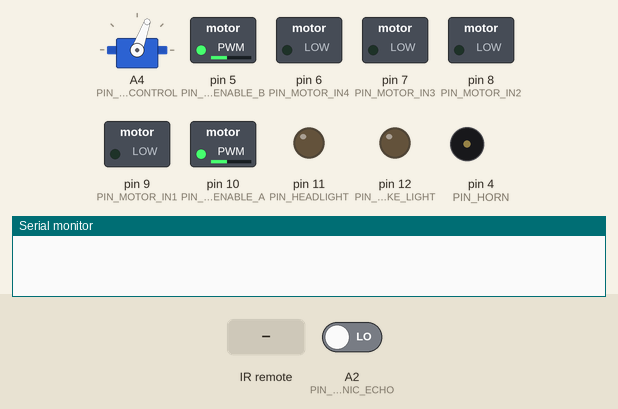
Recording of a sketch running on a simulated Arduino Uno, built with avr-gcc and run on an emulated ATmega328P. On the bench: servo, switched loads named in the sketch (green lamp = pin HIGH), output pins drawn as LEDs (lit = HIGH), buzzer (waves = sounding, pin HIGH), the last lines printed to the serial monitor. Wiring (inferred from the names in the program): servo: signal A4. Inputs (shaded band) come from the test bench; at power-on: A2 (PIN_ULTRASONIC_ECHO) LOW. Servo pulses on a pin are drawn as a servo (544–2400 µs = 0–180°); pins used as bus, display or sensor lines are not drawn.

Above: at 5.7 s.
5.8 s: infrared code 0xFF38C7 received
At 6.3 s:
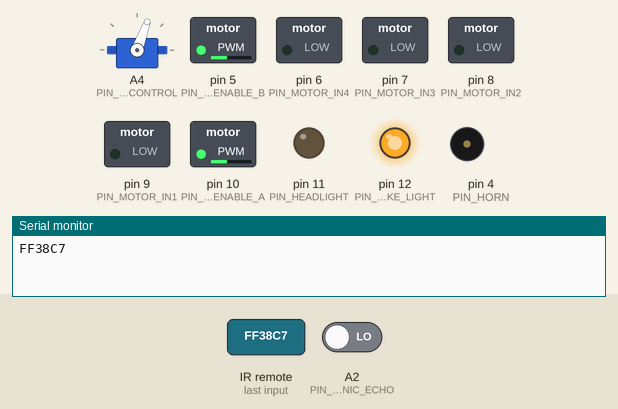
7.4 s: infrared code 0xFF18E7 received
At 8.7 s:
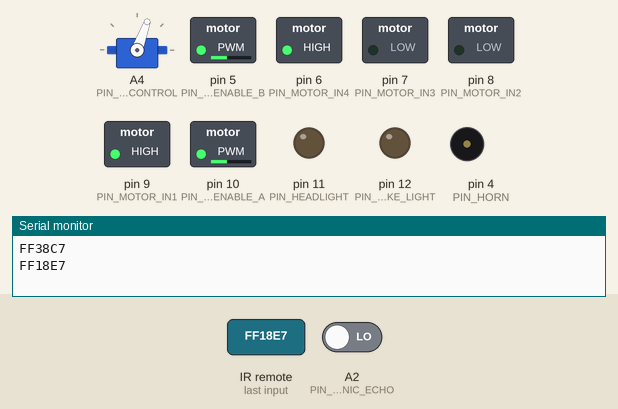
9.0 s: infrared code 0xFF4AB5 received
At 10.2 s:
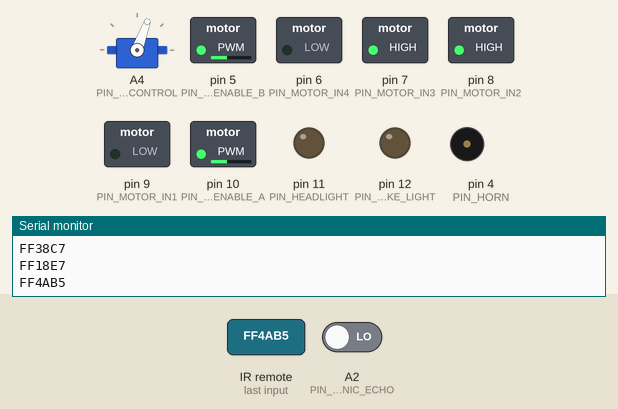
10.6 s: infrared code 0xFF10EF received
At 11.3 s:
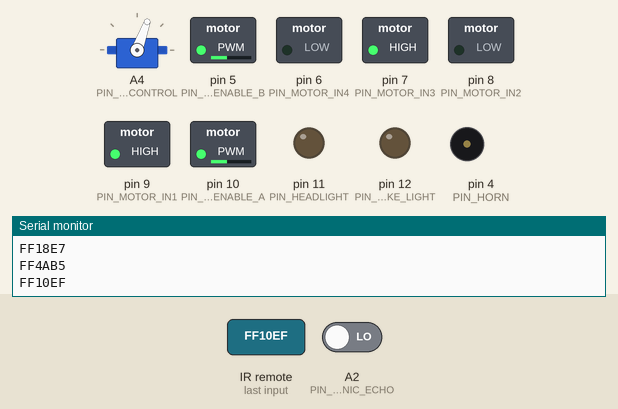
12.2 s: infrared code 0xFF5AA5 received
At 13.5 s:
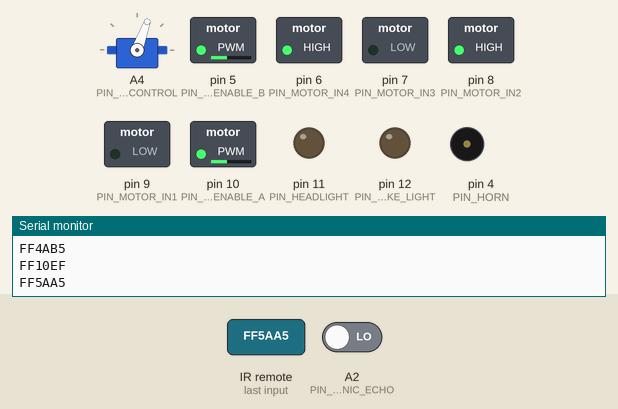
13.8 s: infrared code 0xFFE21D received
At 16.5 s:
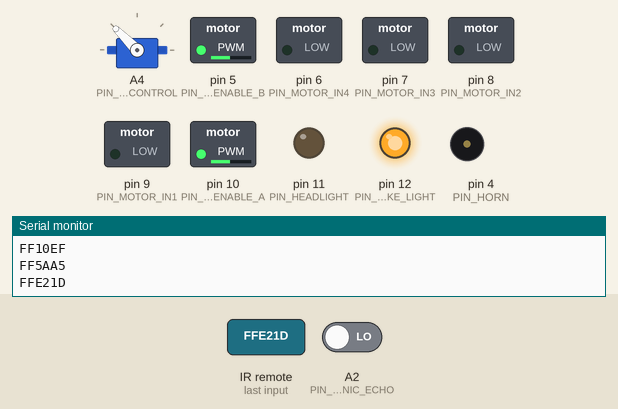
Timing chart, 0 to 19.3 s (numbered marks = the images above; inputs shaded):
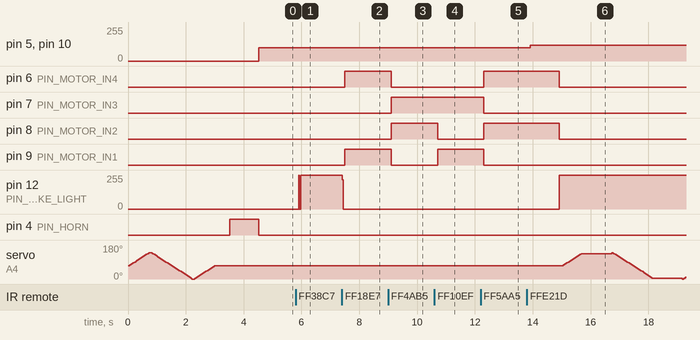

Measured:
- after the input at 5.8 s, pin 12 (PIN_BRAKE_LIGHT): 0/255 → 254/255 after 0.11 s
- after the input at 7.4 s, pin 6 (PIN_MOTOR_IN4), pin 9 (PIN_MOTOR_IN1): LOW → HIGH after 0.10 s; pin 12 (PIN_BRAKE_LIGHT): 254/255 → 0/255 at once
- after the input at 9.0 s, pin 6 (PIN_MOTOR_IN4), pin 9 (PIN_MOTOR_IN1): HIGH → LOW after 0.11 s; pin 7 (PIN_MOTOR_IN3), pin 8 (PIN_MOTOR_IN2): LOW → HIGH after 0.11 s
- after the input at 10.6 s, pin 8 (PIN_MOTOR_IN2): HIGH → LOW after 0.11 s; pin 9 (PIN_MOTOR_IN1): LOW → HIGH after 0.11 s
- after the input at 12.2 s, pin 6 (PIN_MOTOR_IN4), pin 8 (PIN_MOTOR_IN2): LOW → HIGH after 0.10 s; pin 7 (PIN_MOTOR_IN3), pin 9 (PIN_MOTOR_IN1): HIGH → LOW after 0.10 s
- after the input at 13.8 s, pin 5 (PIN_MOTOR_ENABLE_B), pin 10 (PIN_MOTOR_ENABLE_A): 100/255 → 120/255 after 0.11 s; pin 6 (PIN_MOTOR_IN4), pin 8 (PIN_MOTOR_IN2): HIGH → LOW after 1.1 s; pin 12 (PIN_BRAKE_LIGHT): 0/255 → 255/255 after 1.1 s

The sketch:

Selbstfahrendes_Fahrzeug.ino
```cpp
#include <IRremote.h>

const int IR_RECEIVER_PIN = A5;
IRrecv irReceiver(IR_RECEIVER_PIN);
decode_results irResults;

#define PIN_MOTOR_ENABLE_A 10
#define PIN_MOTOR_ENABLE_B 5
#define PIN_MOTOR_IN1 9
#define PIN_MOTOR_IN2 8
#define PIN_MOTOR_IN3 7
#define PIN_MOTOR_IN4 6
#define PIN_SERVO_CONTROL A4
#define PIN_IR_SENSOR_RIGHT A0
#define PIN_IR_SENSOR_LEFT A1
#define PIN_ULTRASONIC_ECHO A2
#define PIN_ULTRASONIC_TRIGGER A3
#define PIN_HEADLIGHT 11
#define PIN_BRAKE_LIGHT 12
#define PIN_HORN 4

enum operationMode { MANUAL_CONTROL = 0, LINE_FOLLOWING = 1, OBSTACLE_AVOIDANCE = 2 };
operationMode currentMode = MANUAL_CONTROL;

int i_leftDistance, i_rightDistance;
int i_frontDistance = 30;
long l_ultrasonicDistance;

int i_obstacleThreshold = 20;
int i_remoteData;
int i_infraredData;
int i_motorSpeed = 100;

//.............................................................................................


void setup() {
  pinMode(PIN_IR_SENSOR_RIGHT, INPUT);
  pinMode(PIN_IR_SENSOR_LEFT, INPUT);
  pinMode(PIN_ULTRASONIC_ECHO, INPUT);
  pinMode(PIN_ULTRASONIC_TRIGGER, OUTPUT);
  pinMode(PIN_MOTOR_ENABLE_A, OUTPUT);
  pinMode(PIN_MOTOR_ENABLE_B, OUTPUT);
  pinMode(PIN_MOTOR_IN1, OUTPUT);
  pinMode(PIN_MOTOR_IN2, OUTPUT);
  pinMode(PIN_MOTOR_IN3, OUTPUT);
  pinMode(PIN_MOTOR_IN4, OUTPUT);
  pinMode(PIN_SERVO_CONTROL, OUTPUT);
  pinMode(PIN_HEADLIGHT, OUTPUT);
  pinMode(PIN_BRAKE_LIGHT, OUTPUT);
  pinMode(PIN_HORN, OUTPUT);

  irReceiver.enableIRIn();
  irReceiver.blink13(true);
  Serial.begin(9600);

  calibrateServo();

  digitalWrite(PIN_HORN,HIGH);
  delay(1000);
  digitalWrite(PIN_HORN,LOW);
}

//.............................................................................................

void loop(){

  digitalWrite(PIN_BRAKE_LIGHT, LOW);

  if (irReceiver.decode(&irResults)) {
    Serial.println(irResults.value, HEX);
    i_remoteData = getIRRemoteData();
    irReceiver.resume();
    delay(100);
    processRemoteData(i_remoteData);
  }

  analogWrite(PIN_MOTOR_ENABLE_A, i_motorSpeed);
  analogWrite(PIN_MOTOR_ENABLE_B, i_motorSpeed);

  switch(currentMode) {
    case MANUAL_CONTROL:  // Modus 0: Tastensteuerbefehl
      manageUserInputs();
      break;
    case LINE_FOLLOWING:  // Modus 1: Linienverfolgungssteuerung
      trackLine();
      break;
    case OBSTACLE_AVOIDANCE:  // Modus 2: Hindernisvermeidung
      avoidObstacles();
      break;
  }

  delay(10);
}

//Funktionen..............................................................................................

void processRemoteData(int data) {
  switch(data) {
    case 8:  // (Taste 1) -> Manuelle Fernbedienungssteuerung
      currentMode = MANUAL_CONTROL;
      stop();
      break;
    case 9:  // (Taste 2) -> Automatischer Linienverfolgungsbefehl
      currentMode = LINE_FOLLOWING;
      i_motorSpeed = 100;
      break;
    case 10:  // (Taste 3) -> Automatischer Hindernisvermeidungsbefehl
      currentMode = OBSTACLE_AVOIDANCE;
      i_motorSpeed = 120;
      break;
    case 11:
      digitalWrite(PIN_HEADLIGHT,HIGH);
      break;
    case 12:
      digitalWrite(PIN_HEADLIGHT,LOW);
      break;
    case 13:
      digitalWrite(PIN_HORN,HIGH);
      delay(1000);
      digitalWrite(PIN_HORN,LOW);
      break;
    default:
      break;
  }
}

void manageUserInputs() {
  if (i_remoteData >= 1 && i_remoteData <= 5) {
    switch (i_remoteData) {
      case 1: moveForward(); break;
      case 2: moveBackward(); break;
      case 3: turnLeft(); break;
      case 4: turnRight(); break;
      case 5: stop(); break;
    }
  }
}

void trackLine() {
  int rightSensor = digitalRead(PIN_IR_SENSOR_RIGHT);
  int leftSensor = digitalRead(PIN_IR_SENSOR_LEFT);

  if (rightSensor == LOW && leftSensor == LOW) {
    moveForward();
  } else if (rightSensor == HIGH && leftSensor == LOW) {
    turnRight();
  } else if (rightSensor == LOW && leftSensor == HIGH) {
    turnLeft();
  } else if (rightSensor == HIGH && leftSensor == HIGH) {
    stop();
  }
}

void avoidObstacles() {
  i_frontDistance = ultrasonicRead();

  if (i_frontDistance > i_obstacleThreshold) {
    moveForward();
  } else {
    checkSides();
  }
}

long getIRRemoteData() {
  switch (irResults.value) {
    case 0xFF18E7: i_infraredData = 1; break; //rauf
    case 0xFF4AB5: i_infraredData = 2; break; //runter
    case 0xFF10EF: i_infraredData = 3; break; //links
    case 0xFF5AA5: i_infraredData = 4; break; //rechts
    case 0xFF38C7: i_infraredData = 5; break; //stop();
    case 0xFFA25D: i_infraredData = 8; break; //Taste 1
    case 0xFF629D: i_infraredData = 9; break; //Taste 2
    case 0xFFE21D: i_infraredData = 10; break; //Taste 3
    case 0xFF6897: i_infraredData = 11; break; //Taste *
    case 0xFFB04F: i_infraredData = 12; break; //Taste #
    case 0xFF9867: i_infraredData = 13; break; //Taste 0
    default: break;
  }
  return i_infraredData;
}

long ultrasonicRead() {
  digitalWrite(PIN_ULTRASONIC_TRIGGER, LOW);
  delayMicroseconds(2);
  digitalWrite(PIN_ULTRASONIC_TRIGGER, HIGH);
  delayMicroseconds(10);
  l_ultrasonicDistance = pulseIn(PIN_ULTRASONIC_ECHO, HIGH);
  return l_ultrasonicDistance / 29 / 2;
}

void checkSides() {
  stop();
  delay(100);

  i_leftDistance = scanDistance(70, 140, 5);
  i_rightDistance = scanDistance(140, 0, -5);

  resetServo();
  compareDistances();
}

long scanDistance(int start, int end, int step) {
  for (int angle = start; angle != end; angle += step) {
    servoPulse(PIN_SERVO_CONTROL, angle);
  }
  return ultrasonicRead();
}

void resetServo() {
  for (int angle = 0; angle <= 70; angle += 5) {
    servoPulse(PIN_SERVO_CONTROL, angle);
  }
  delay(300);
}

void compareDistances() {
  if (i_leftDistance > i_rightDistance) {
    turnLeft();
    delay(350);
  } else if (i_rightDistance > i_leftDistance) {
    turnRight();
    delay(350);
  } else {
    moveBackward();
    delay(300);
    turnRight();
    delay(600);
  }
}

void servoPulse(int pin, int angle) {
  int pwm = (angle * 11) + 500;
  digitalWrite(pin, HIGH);
  delayMicroseconds(pwm);
  digitalWrite(pin, LOW);
  delay(50);
}

void calibrateServo() {
  calibrateServoSegment(70, 140, 5);
  calibrateServoSegment(140, 0, -5);
  calibrateServoSegment(0, 70, 5);
  delay(500);
}

void calibrateServoSegment(int start, int end, int step) {
  for (int angle = start; angle != end; angle += step) {
    servoPulse(PIN_SERVO_CONTROL, angle);
  }
  servoPulse(PIN_SERVO_CONTROL, end);
}

void moveForward() {
  digitalWrite(PIN_MOTOR_IN1, HIGH);
  digitalWrite(PIN_MOTOR_IN2, LOW);
  digitalWrite(PIN_MOTOR_IN3, LOW);
  digitalWrite(PIN_MOTOR_IN4, HIGH);
}
void moveBackward() {
  digitalWrite(PIN_MOTOR_IN1, LOW);
  digitalWrite(PIN_MOTOR_IN2, HIGH);
  digitalWrite(PIN_MOTOR_IN3, HIGH);
  digitalWrite(PIN_MOTOR_IN4, LOW);
}
void turnRight() {
  digitalWrite(PIN_MOTOR_IN1, LOW);
  digitalWrite(PIN_MOTOR_IN2, HIGH);
  digitalWrite(PIN_MOTOR_IN3, LOW);
  digitalWrite(PIN_MOTOR_IN4, HIGH);
}
void turnLeft() {
  digitalWrite(PIN_MOTOR_IN1, HIGH);
  digitalWrite(PIN_MOTOR_IN2, LOW);
  digitalWrite(PIN_MOTOR_IN3, HIGH);
  digitalWrite(PIN_MOTOR_IN4, LOW);
}
void stop() {
  digitalWrite(PIN_BRAKE_LIGHT, HIGH);
  digitalWrite(PIN_MOTOR_IN1, LOW);
  digitalWrite(PIN_MOTOR_IN2, LOW);
  digitalWrite(PIN_MOTOR_IN3, LOW);
  digitalWrite(PIN_MOTOR_IN4, LOW);
}
```
